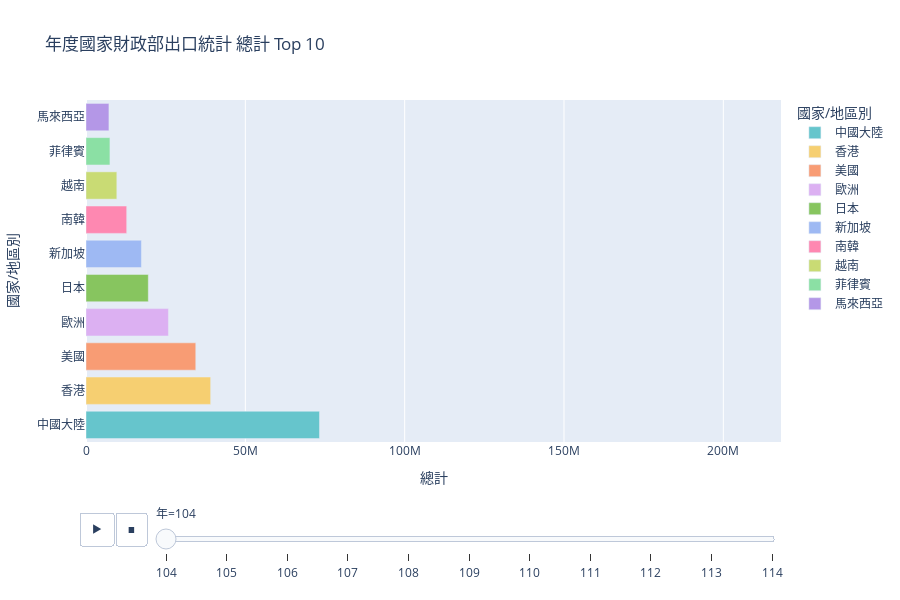

The notebook cell this image was saved under:
### Code cell
# Aggregate by year per country
df_yearly = df.groupby(['年', CLstr], as_index=False)[colName].sum()

#Rank Top N per year
df_yearly['rank'] = df_yearly.groupby('年')[colName].rank(method='first', ascending=False)
df_topN = df_yearly[df_yearly['rank'] <= topN].copy()

#Sort for plotting
df_topN = df_topN.sort_values(['年', colName], ascending=[True, False])
df_topN["年"] = df_topN["年"].astype(str)  # make sure frame names are string

#Create figure
fig = px.bar(
    df_topN,
    x=colName,
    y=CLstr,
    color=CLstr,
    orientation='h',
    animation_frame="年",
    animation_group=CLstr,
    title= fig_title,

    color_discrete_sequence=px.colors.qualitative.Pastel,
    width=900,
    height=600,
    range_x=[0, df_topN[colName].max() * 1.1],  # dynamic x-axis max
)

#Update each frame for dynamic y-axis ordering and text labels
for frame in fig.frames:
    year_data = df_topN[df_topN["年"] == frame.name].sort_values(colName, ascending=True)
    
    # Update y-axis order
    frame.layout.yaxis = dict(
        categoryorder="array",
        categoryarray=year_data[CLstr].tolist()#,
        #autorange='reversed'  # top bar at top
    )
    
    
#Layout
fig.update_layout(
    title= fig_title,
    xaxis_title=colName,
    yaxis_title=CLstr,
)

fig.update_layout(
    yaxis=dict(
        categoryorder="array",
        categoryarray=[]#,
        #autorange='reversed'  # <-- this flips the bars so top bar is at top
    )
)

#Slow down animation
fig.layout.updatemenus[0].buttons[0].args[1]['frame']['duration'] = 2500  # 2.5 sec per frame

#Show figure
fig.show()

### Figure 1 — Plotly figure (JSON) as saved in the notebook; plotly's stock layout.template omitted (floating-point values rounded to 4 significant figures)
{"data": [{"hovertemplate": "國家/地區別=%{y}<br>年=104<br>總計=%{x}<extra></extra>", "ids": ["中國大陸"], "legendgroup": "中國大陸", "marker": {"color": "rgb(102, 197, 204)", "pattern": {"shape": ""}}, "name": "中國大陸", "orientation": "h", "showlegend": true, "textposition": "auto", "type": "bar", "x": [73270118], "xaxis": "x", "y": ["中國大陸"], "yaxis": "y"}, {"hovertemplate": "國家/地區別=%{y}<br>年=104<br>總計=%{x}<extra></extra>", "ids": ["香港"], "legendgroup": "香港", "marker": {"color": "rgb(246, 207, 113)", "pattern": {"shape": ""}}, "name": "香港", "orientation": "h", "showlegend": true, "textposition": "auto", "type": "bar", "x": [39116308], "xaxis": "x", "y": ["香港"], "yaxis": "y"}, {"hovertemplate": "國家/地區別=%{y}<br>年=104<br>總計=%{x}<extra></extra>", "ids": ["美國"], "legendgroup": "美國", "marker": {"color": "rgb(248, 156, 116)", "pattern": {"shape": ""}}, "name": "美國", "orientation": "h", "showlegend": true, "textposition": "auto", "type": "bar", "x": [34448479], "xaxis": "x", "y": ["美國"], "yaxis": "y"}, {"hovertemplate": "國家/地區別=%{y}<br>年=104<br>總計=%{x}<extra></extra>", "ids": ["歐洲"], "legendgroup": "歐洲", "marker": {"color": "rgb(220, 176, 242)", "pattern": {"shape": ""}}, "name": "歐洲", "orientation": "h", "showlegend": true, "textposition": "auto", "type": "bar", "x": [25869495], "xaxis": "x", "y": ["歐洲"], "yaxis": "y"}, {"hovertemplate": "國家/地區別=%{y}<br>年=104<br>總計=%{x}<extra></extra>", "ids": ["日本"], "legendgroup": "日本", "marker": {"color": "rgb(135, 197, 95)", "pattern": {"shape": ""}}, "name": "日本", "orientation": "h", "showlegend": true, "textposition": "auto", "type": "bar", "x": [19556522], "xaxis": "x", "y": ["日本"], "yaxis": "y"}, {"hovertemplate": "國家/地區別=%{y}<br>年=104<br>總計=%{x}<extra></extra>", "ids": ["新加坡"], "legendgroup": "新加坡", "marker": {"color": "rgb(158, 185, 243)", "pattern": {"shape": ""}}, "name": "新加坡", "orientation": "h", "showlegend": true, "textposition": "auto", "type": "bar", "x": [17396074], "xaxis": "x", "y": ["新加坡"], "yaxis": "y"}, {"hovertemplate": "國家/地區別=%{y}<br>年=104<br>總計=%{x}<extra></extra>", "ids": ["南韓"], "legendgroup": "南韓", "marker": {"color": "rgb(254, 136, 177)", "pattern": {"shape": ""}}, "name": "南韓", "orientation": "h", "showlegend": true, "textposition": "auto", "type": "bar", "x": [12772060], "xaxis": "x", "y": ["南韓"], "yaxis": "y"}, {"hovertemplate": "國家/地區別=%{y}<br>年=104<br>總計=%{x}<extra></extra>", "ids": ["越南"], "legendgroup": "越南", "marker": {"color": "rgb(201, 219, 116)", "pattern": {"shape": ""}}, "name": "越南", "orientation": "h", "showlegend": true, "textposition": "auto", "type": "bar", "x": [9675233], "xaxis": "x", "y": ["越南"], "yaxis": "y"}, {"hovertemplate": "國家/地區別=%{y}<br>年=104<br>總計=%{x}<extra></extra>", "ids": ["菲律賓"], "legendgroup": "菲律賓", "marker": {"color": "rgb(139, 224, 164)", "pattern": {"shape": ""}}, "name": "菲律賓", "orientation": "h", "showlegend": true, "textposition": "auto", "type": "bar", "x": [7513737], "xaxis": "x", "y": ["菲律賓"], "yaxis": "y"}, {"hovertemplate": "國家/地區別=%{y}<br>年=104<br>總計=%{x}<extra></extra>", "ids": ["馬來西亞"], "legendgroup": "馬來西亞", "marker": {"color": "rgb(180, 151, 231)", "pattern": {"shape": ""}}, "name": "馬來西亞", "orientation": "h", "showlegend": true, "textposition": "auto", "type": "bar", "x": [7196851], "xaxis": "x", "y": ["馬來西亞"], "yaxis": "y"}], "layout": {"barmode": "relative", "height": 600, "legend": {"title": {"text": "國家/地區別"}, "tracegroupgap": 0}, "sliders": [{"active": 0, "currentvalue": {"prefix": "年="}, "len": 0.9, "pad": {"b": 10, "t": 60}, "steps": [{"args": [["104"], {"frame": {"duration": 0, "redraw": true}, "fromcurrent": true, "mode": "immediate", "transition": {"duration": 0, "easing": "linear"}}], "label": "104", "method": "animate"}, {"args": [["105"], {"frame": {"duration": 0, "redraw": true}, "fromcurrent": true, "mode": "immediate", "transition": {"duration": 0, "easing": "linear"}}], "label": "105", "method": "animate"}, {"args": [["106"], {"frame": {"duration": 0, "redraw": true}, "fromcurrent": true, "mode": "immediate", "transition": {"duration": 0, "easing": "linear"}}], "label": "106", "method": "animate"}, {"args": [["107"], {"frame": {"duration": 0, "redraw": true}, "fromcurrent": true, "mode": "immediate", "transition": {"duration": 0, "easing": "linear"}}], "label": "107", "method": "animate"}, {"args": [["108"], {"frame": {"duration": 0, "redraw": true}, "fromcurrent": true, "mode": "immediate", "transition": {"duration": 0, "easing": "linear"}}], "label": "108", "method": "animate"}, {"args": [["109"], {"frame": {"duration": 0, "redraw": true}, "fromcurrent": true, "mode": "immediate", "transition": {"duration": 0, "easing": "linear"}}], "label": "109", "method": "animate"}, {"args": [["110"], {"frame": {"duration": 0, "redraw": true}, "fromcurrent": true, "mode": "immediate", "transition": {"duration": 0, "easing": "linear"}}], "label": "110", "method": "animate"}, {"args": [["111"], {"frame": {"duration": 0, "redraw": true}, "fromcurrent": true, "mode": "immediate", "transition": {"duration": 0, "easing": "linear"}}], "label": "111", "method": "animate"}, {"args": [["112"], {"frame": {"duration": 0, "redraw": true}, "fromcurrent": true, "mode": "immediate", "transition": {"duration": 0, "easing": "linear"}}], "label": "112", "method": "animate"}, {"args": [["113"], {"frame": {"duration": 0, "redraw": true}, "fromcurrent": true, "mode": "immediate", "transition": {"duration": 0, "easing": "linear"}}], "label": "113", "method": "animate"}, {"args": [["114"], {"frame": {"duration": 0, "redraw": true}, "fromcurrent": true, "mode": "immediate", "transition": {"duration": 0, "easing": "linear"}}], "label": "114", "method": "animate"}], "x": 0.1, "xanchor": "left", "y": 0, "yanchor": "top"}], "title": {"text": "年度國家財政部出口統計 總計 Top 10"}, "updatemenus": [{"buttons": [{"args": [null, {"frame": {"duration": 2500, "redraw": true}, "fromcurrent": true, "mode": "immediate", "transition": {"duration": 500, "easing": "linear"}}], "label": "&#9654;", "method": "animate"}, {"args": [[null], {"frame": {"duration": 0, "redraw": true}, "fromcurrent": true, "mode": "immediate", "transition": {"duration": 0, "easing": "linear"}}], "label": "&#9724;", "method": "animate"}], "direction": "left", "pad": {"r": 10, "t": 70}, "showactive": false, "type": "buttons", "x": 0.1, "xanchor": "right", "y": 0, "yanchor": "top"}], "width": 900, "xaxis": {"anchor": "y", "domain": [0, 1], "range": [0, 218100000.0], "title": {"text": "總計"}}, "yaxis": {"anchor": "x", "categoryarray": [], "categoryorder": "array", "domain": [0, 1], "title": {"text": "國家/地區別"}}}}
